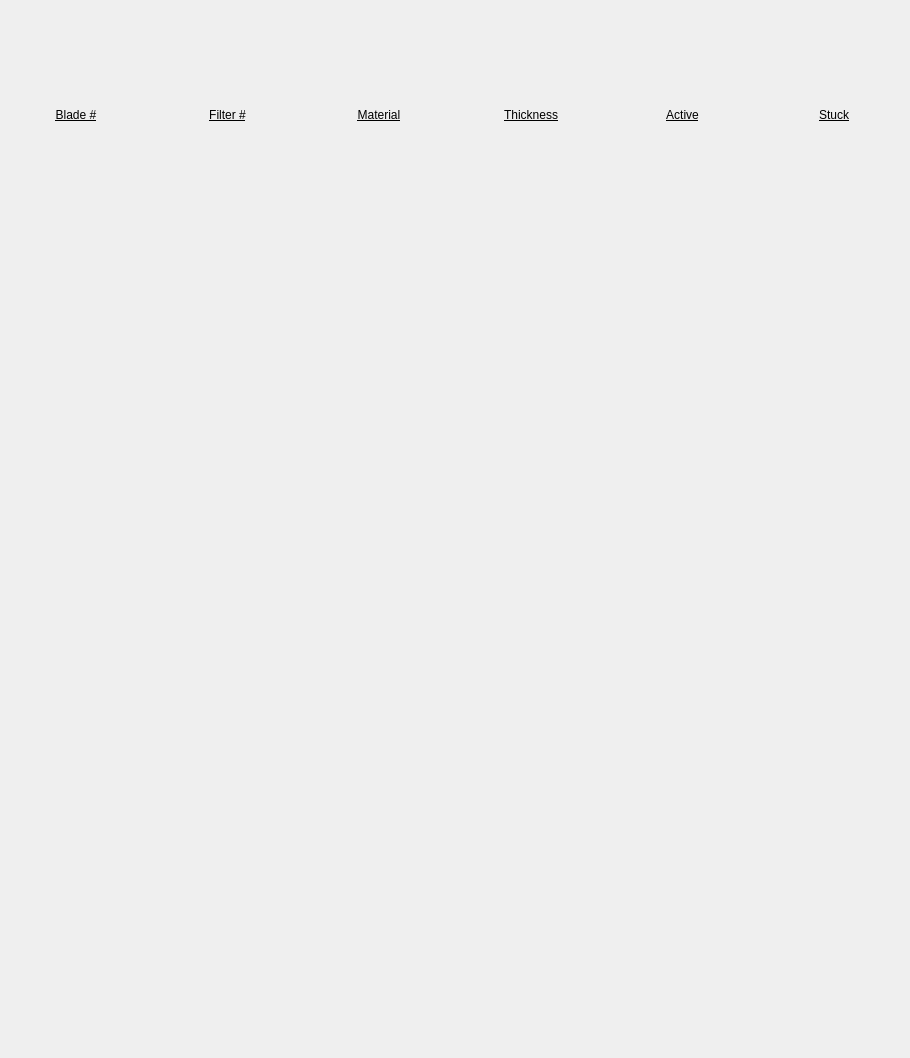
<?xml version="1.0" encoding="UTF-8"?>
<ui version="4.0">
 <class>Form</class>
 <widget class="QWidget" name="Form">
  <property name="geometry">
   <rect>
    <x>0</x>
    <y>0</y>
    <width>910</width>
    <height>1058</height>
   </rect>
  </property>
  <property name="windowTitle">
   <string>Form</string>
  </property>
  <layout class="QVBoxLayout" name="verticalLayout" stretch="0,0,0,0,0">
   <property name="spacing">
    <number>0</number>
   </property>
   <property name="leftMargin">
    <number>0</number>
   </property>
   <property name="rightMargin">
    <number>0</number>
   </property>
   <item>
    <layout class="QHBoxLayout" name="horizontalLayout">
     <item>
      <widget class="QLabel" name="bladenum">
       <property name="font">
        <font>
         <underline>true</underline>
        </font>
       </property>
       <property name="text">
        <string>Blade #</string>
       </property>
       <property name="alignment">
        <set>Qt::AlignCenter</set>
       </property>
      </widget>
     </item>
     <item>
      <widget class="QLabel" name="filternum">
       <property name="font">
        <font>
         <underline>true</underline>
        </font>
       </property>
       <property name="text">
        <string>Filter #</string>
       </property>
       <property name="alignment">
        <set>Qt::AlignCenter</set>
       </property>
      </widget>
     </item>
     <item>
      <widget class="QLabel" name="material">
       <property name="font">
        <font>
         <underline>true</underline>
        </font>
       </property>
       <property name="text">
        <string>Material</string>
       </property>
       <property name="alignment">
        <set>Qt::AlignCenter</set>
       </property>
      </widget>
     </item>
     <item>
      <widget class="QLabel" name="thickness">
       <property name="font">
        <font>
         <underline>true</underline>
        </font>
       </property>
       <property name="text">
        <string>Thickness</string>
       </property>
       <property name="alignment">
        <set>Qt::AlignCenter</set>
       </property>
      </widget>
     </item>
     <item>
      <widget class="QLabel" name="active">
       <property name="font">
        <font>
         <underline>true</underline>
        </font>
       </property>
       <property name="toolTip">
        <string>Active: blade (or specific filter) should be included in calculations.</string>
       </property>
       <property name="text">
        <string>Active</string>
       </property>
       <property name="alignment">
        <set>Qt::AlignCenter</set>
       </property>
      </widget>
     </item>
     <item>
      <widget class="QLabel" name="stuck">
       <property name="font">
        <font>
         <underline>true</underline>
        </font>
       </property>
       <property name="toolTip">
        <string>Stuck: filters marked as stuck in a certain position will be forced to that state and included in calculations (if active)</string>
       </property>
       <property name="text">
        <string>Stuck</string>
       </property>
       <property name="alignment">
        <set>Qt::AlignCenter</set>
       </property>
      </widget>
     </item>
    </layout>
   </item>
   <item>
    <widget class="PyDMEmbeddedDisplay" name="blade1">
     <property name="toolTip">
      <string/>
     </property>
     <property name="lineWidth">
      <number>0</number>
     </property>
     <property name="macros" stdset="0">
      <string>{&quot;BLADE&quot;: &quot;01&quot;}</string>
     </property>
     <property name="filename" stdset="0">
      <string>AttenuatorCalculatorSXR_FourBlade_blade_all_filters.ui</string>
     </property>
     <property name="loadWhenShown" stdset="0">
      <bool>true</bool>
     </property>
     <property name="disconnectWhenHidden" stdset="0">
      <bool>true</bool>
     </property>
    </widget>
   </item>
   <item>
    <widget class="PyDMEmbeddedDisplay" name="blade2">
     <property name="toolTip">
      <string/>
     </property>
     <property name="lineWidth">
      <number>0</number>
     </property>
     <property name="macros" stdset="0">
      <string>{&quot;BLADE&quot;: &quot;02&quot;}</string>
     </property>
     <property name="filename" stdset="0">
      <string>AttenuatorCalculatorSXR_FourBlade_blade_all_filters.ui</string>
     </property>
     <property name="loadWhenShown" stdset="0">
      <bool>true</bool>
     </property>
     <property name="disconnectWhenHidden" stdset="0">
      <bool>true</bool>
     </property>
    </widget>
   </item>
   <item>
    <widget class="PyDMEmbeddedDisplay" name="blade3">
     <property name="toolTip">
      <string/>
     </property>
     <property name="lineWidth">
      <number>0</number>
     </property>
     <property name="macros" stdset="0">
      <string>{&quot;BLADE&quot;: &quot;03&quot;}</string>
     </property>
     <property name="filename" stdset="0">
      <string>AttenuatorCalculatorSXR_FourBlade_blade_all_filters.ui</string>
     </property>
     <property name="loadWhenShown" stdset="0">
      <bool>true</bool>
     </property>
     <property name="disconnectWhenHidden" stdset="0">
      <bool>true</bool>
     </property>
    </widget>
   </item>
   <item>
    <widget class="PyDMEmbeddedDisplay" name="blade4">
     <property name="toolTip">
      <string/>
     </property>
     <property name="lineWidth">
      <number>0</number>
     </property>
     <property name="macros" stdset="0">
      <string>{&quot;BLADE&quot;: &quot;04&quot;}</string>
     </property>
     <property name="filename" stdset="0">
      <string>AttenuatorCalculatorSXR_FourBlade_blade_all_filters.ui</string>
     </property>
     <property name="loadWhenShown" stdset="0">
      <bool>true</bool>
     </property>
     <property name="disconnectWhenHidden" stdset="0">
      <bool>true</bool>
     </property>
    </widget>
   </item>
  </layout>
 </widget>
 <customwidgets>
  <customwidget>
   <class>PyDMEmbeddedDisplay</class>
   <extends>QFrame</extends>
   <header>pydm.widgets.embedded_display</header>
  </customwidget>
 </customwidgets>
 <resources/>
 <connections/>
</ui>
